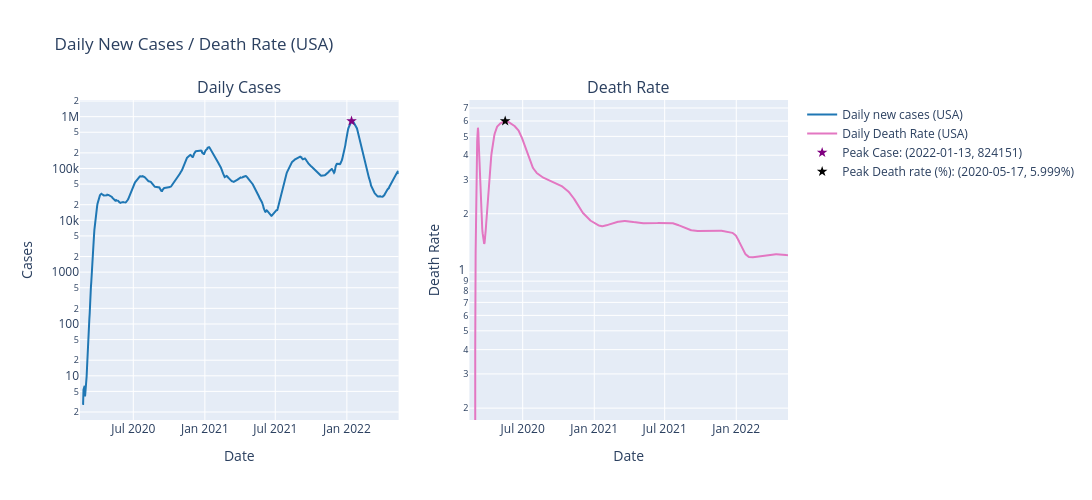

The code cell stored with this chart in its notebook:
### Code cell
# Plot of USA Daily New Cases and Daily Death Rate 

# ------------- SQL query -----------------
query = """
SELECT date, daily_new_cases, daily_new_deaths, death_rate
FROM covid_cases 
WHERE country == 'USA'
"""

df_plot = pd.read_sql(query, conn)

df_plot['date'] = pd.to_datetime(df_plot['date'])

# ------------ Daily New Cases -------------

df_plot['cases_7d'] = df_plot['daily_new_cases'].rolling(7).mean()

peak_idx = df_plot['cases_7d'].idxmax()

peak_date = df_plot.loc[peak_idx, 'date']
peak_case = df_plot.loc[peak_idx, 'cases_7d']

# ------------ Daily Death Rate -------------
df_plot['death_rate7d'] = df_plot['death_rate'].rolling(7).mean()

peak_death_idx = df_plot['death_rate7d'].idxmax()

peak_death = df_plot.loc[peak_death_idx, 'death_rate7d']
peak_death_date = df_plot.loc[peak_death_idx, 'date']
# ------------ Plotting --------------------
fig = make_subplots(rows=1, cols=2, subplot_titles=("Daily Cases", "Death Rate"), column_widths=[0.7, 0.7])

fig.add_trace(go.Scatter( 
              x=df_plot['date'],
              y=df_plot['cases_7d'], 
              mode='lines',
              name='Daily new cases (USA)',
              line=dict(color='#1f77b4')),
              row=1, col=1)

fig.add_trace(go.Scatter( 
              x=df_plot['date'], 
              y=df_plot['death_rate7d'], 
              mode='lines',
              name='Daily Death Rate (USA)', 
              line=dict(color='#e377c2')),
              row=1, col=2)

fig.add_trace(go.Scatter(x=[peak_date], y=[peak_case], 
                         mode='markers', 
                         marker=dict(color='purple', size=8, symbol='star'),
                         name=f"Peak Case: ({peak_date.strftime('%Y-%m-%d')}, {round(peak_case)})"),
             row=1, col=1)

fig.add_trace(go.Scatter(x=[peak_death_date], y=[peak_death], 
                         mode='markers', 
                         marker=dict(color='black', size=8, symbol='star'),
                         name=f"Peak Death rate (%): ({peak_death_date.strftime('%Y-%m-%d')}, {round(peak_death, 3)}%)"),
              row=1, col=2)

fig.update_xaxes(title_text="Date", row=1, col=1)
fig.update_yaxes(type='log', title_text="Cases", row=1, col=1)

fig.update_xaxes(title_text="Date", row=1, col=2)
fig.update_yaxes(type='log', title_text="Death Rate", row=1, col=2)

fig.update_layout(
    width=1500,
    height=500,
    title='Daily New Cases / Death Rate (USA)'
)
fig.write_html(PROJECT_ROOT/ "figures" / "covid_daily_cases_deaths_USA.html")

fig.show()

### Figure 1 — Plotly figure (JSON) as saved in the notebook; plotly's stock layout.template omitted (floating-point values rounded to 4 significant figures; data arrays with more than 128 entries replaced by an {"elided": "..."} marker saying what was removed)
{"data": [{"line": {"color": "#1f77b4"}, "mode": "lines", "name": "Daily new cases (USA)", "type": "scatter", "x": {"elided": "820 str values"}, "xaxis": "x", "y": {"elided": "820 float values"}, "yaxis": "y"}, {"line": {"color": "#e377c2"}, "mode": "lines", "name": "Daily Death Rate (USA)", "type": "scatter", "x": {"elided": "820 str values"}, "xaxis": "x2", "y": {"elided": "820 float values"}, "yaxis": "y2"}, {"marker": {"color": "purple", "size": 8, "symbol": "star"}, "mode": "markers", "name": "Peak Case: (2022-01-13, 824151)", "type": "scatter", "x": ["2022-01-13T00:00:00"], "xaxis": "x", "y": [824200.0], "yaxis": "y"}, {"marker": {"color": "black", "size": 8, "symbol": "star"}, "mode": "markers", "name": "Peak Death rate (%): (2020-05-17, 5.999%)", "type": "scatter", "x": ["2020-05-17T00:00:00"], "xaxis": "x2", "y": [5.999], "yaxis": "y2"}], "layout": {"annotations": [{"font": {"size": 16}, "showarrow": false, "text": "Daily Cases", "x": 0.225, "xanchor": "center", "xref": "paper", "y": 1, "yanchor": "bottom", "yref": "paper"}, {"font": {"size": 16}, "showarrow": false, "text": "Death Rate", "x": 0.775, "xanchor": "center", "xref": "paper", "y": 1, "yanchor": "bottom", "yref": "paper"}], "height": 500, "title": {"text": "Daily New Cases / Death Rate (USA)"}, "width": 1500, "xaxis": {"anchor": "y", "domain": [0, 0.45], "title": {"text": "Date"}}, "xaxis2": {"anchor": "y2", "domain": [0.55, 1], "title": {"text": "Date"}}, "yaxis": {"anchor": "x", "domain": [0, 1], "title": {"text": "Cases"}, "type": "log"}, "yaxis2": {"anchor": "x2", "domain": [0, 1], "title": {"text": "Death Rate"}, "type": "log"}}}
